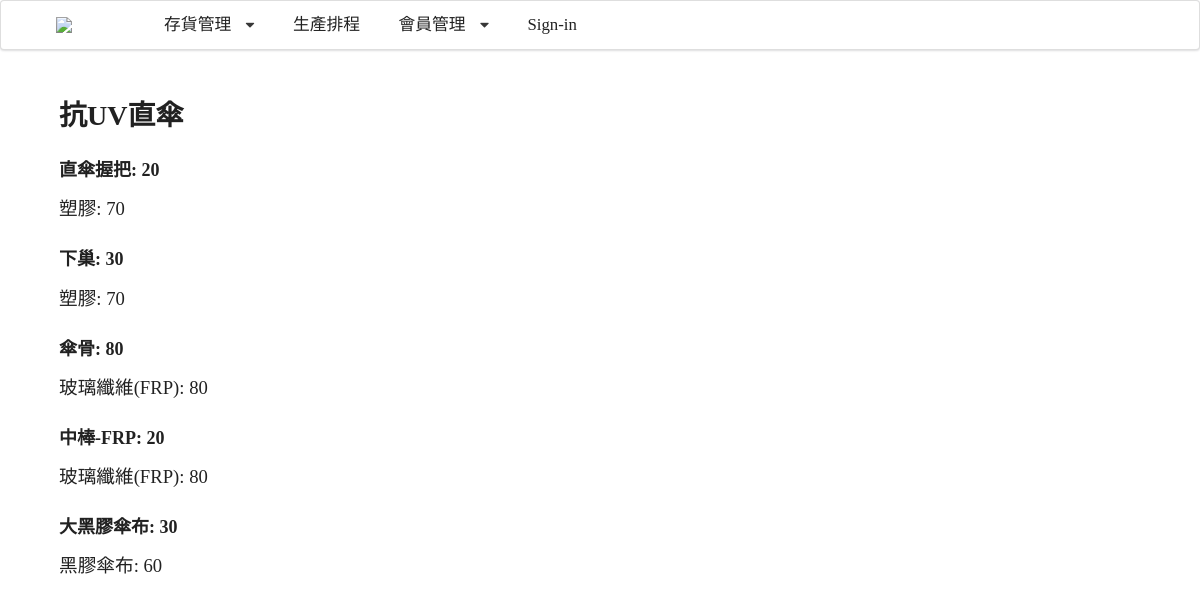
The app's page /inventory/product/1 with its own data.
### apps/inventory/models.py (models this page shows, shortened)
class Product(models.Model):
    number = models.PositiveIntegerField(blank=True, null=True)
    UV = '抗UV'
    WIND = '防風'
    LIGHT = '輕量'
    FEATURE_CHOICES = (
        (UV, '抗UV'),
        (WIND, '防風'),
        (LIGHT, '輕量')
    )
    u_feature = models.CharField(
        max_length=50,
        choices=FEATURE_CHOICES,
        null=True,
    )
    STRAIGHT = '直傘'
    AUTO_F = '自動摺傘'
    MANUAL_F = '手開摺傘'
    TYPE_CHOICES = (
        (STRAIGHT, '直傘'),
        (AUTO_F, '自動摺傘'),
        (MANUAL_F, '手開摺傘')
    )
    u_type = models.CharField(
        max_length=50,
        choices=TYPE_CHOICES,
        null=True,
    )
    inventory = models.PositiveIntegerField(blank=True, null=True)
    level =  models.PositiveIntegerField(blank=True, null=True)
    components_required = models.ManyToManyField(Component, blank=True)
    @property
    def name(self):
        return '{}{}'.format(self.u_feature, self.u_type)

class Component(models.Model):
    number = models.PositiveIntegerField(blank=True, null=True)
    number_needed = models.PositiveIntegerField(blank=True, null=True)
    name = models.CharField(max_length=30, null=True)
    inventory = models.PositiveIntegerField(blank=True, null=True)
    level =  models.PositiveIntegerField(blank=True, null=True)
    required_material = models.ForeignKey(Material, on_delete=models.SET_NULL, null=True)
    weight = models.PositiveIntegerField(blank=True, null=True)

class Material(models.Model):
    number = models.PositiveIntegerField(blank=True, null=True)
    name = models.CharField(max_length=30, null=True)
    inventory = models.PositiveIntegerField(blank=True, null=True)
    level =  models.PositiveIntegerField(blank=True, null=True)

### apps/inventory/views.py (the view)
# urls.py: path('product/<int:pk>', ProductDetail.as_view(), name='product_detail'),
class ProductDetail(DetailView):
    model = Product
    template_name = 'modules/inventory/product_detail.html'
    context_object_name = 'product'

### templates/modules/inventory/product_detail.html
{% extends 'base/layout.html' %}
{% block main %}
<h1>{{ product.name }}</h1>
{% for component in product.components_required.all %}
    <h3>{{ component.name }}: {{ component.inventory }}</h3>
    <p>{{ component.required_material.name }}: {{component.required_material.inventory}}</p>
{% endfor %}
{% endblock %}

### static/stylesheets/index.css (style rules this page uses)
h1, h2, h3, h4, h5 { font-family: Microsoft JhengHei!important; }
main p { font-size: 14pt; }

### records on screen
Product: name "抗UV直傘"
Component: name "直傘握把", inventory "20", required_material.name "塑膠", required_material.inventory "70"
Component: name "下巢", inventory "30", required_material.name "塑膠", required_material.inventory "70"
Component: name "傘骨", inventory "80", required_material.name "玻璃纖維(FRP)", required_material.inventory "80"
Component: name "中棒-FRP", inventory "20", required_material.name "玻璃纖維(FRP)", required_material.inventory "80"
Component: name "大黑膠傘布", inventory "30", required_material.name "黑膠傘布", required_material.inventory "60"
